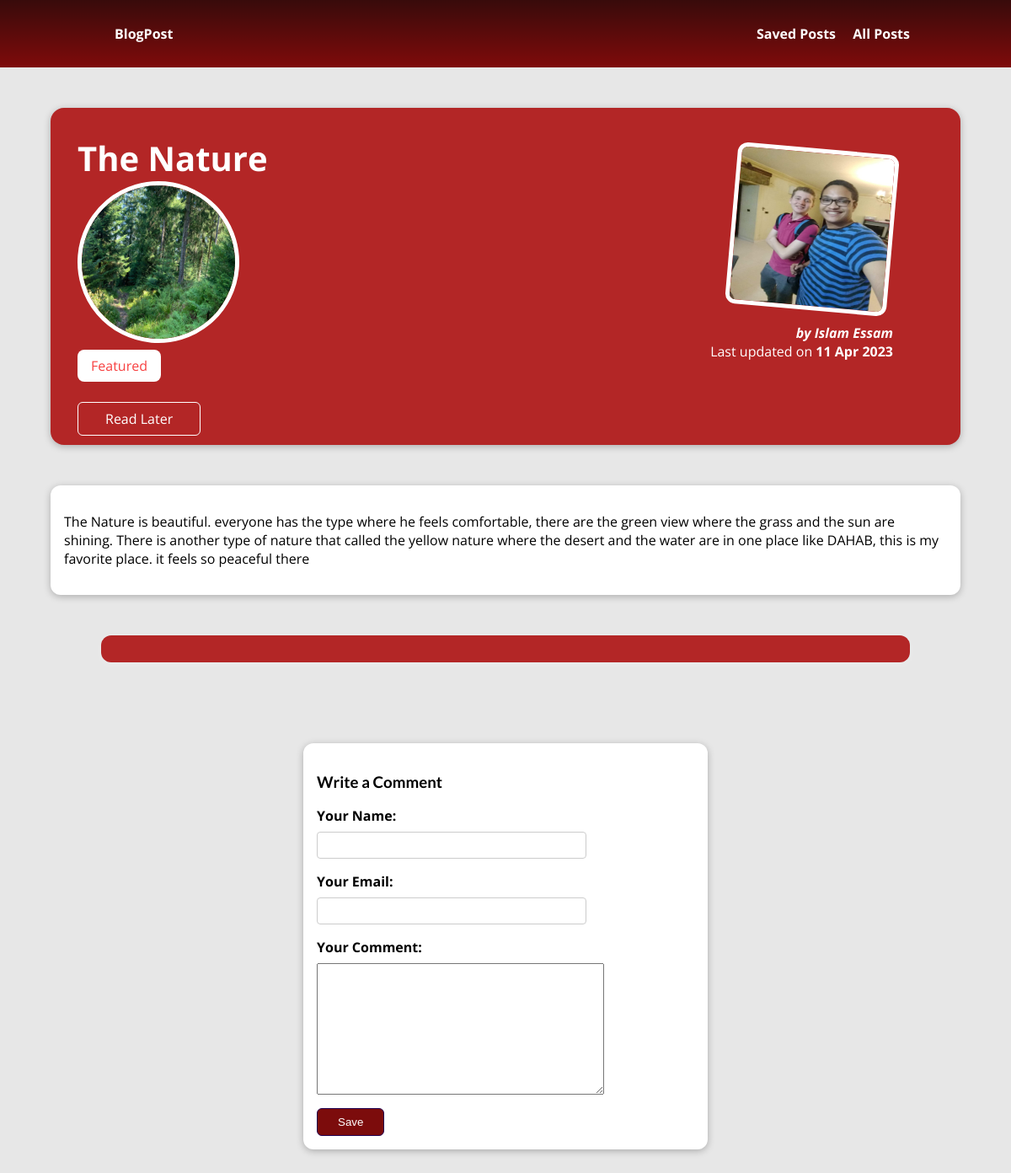
The app's page /the-nature with its own data.
### blogpost/models.py (models this page shows, shortened)
class Post(models.Model):
    author = models.ForeignKey(Author, on_delete=models.CASCADE)
    title = models.CharField(max_length=100)
    excerpt = models.CharField(max_length=200)
    image = models.ImageField(upload_to="post/", default="")
    content = models.TextField(validators=[MinLengthValidator(10)])
    time_posted = models.DateField()
    tag = models.ManyToManyField(Tag)
    slug = models.SlugField(default="", blank=True, null=False, db_index=True)

class Tag(models.Model):
    caption = models.CharField(max_length=12)

class Author(models.Model):
    first_name = models.CharField(max_length=100)
    last_name = models.CharField(max_length=100)
    email = models.EmailField(max_length=300)
    image = models.ImageField(upload_to="author/", default="")

### blogpost/views.py (the view, shortened to what this page needs)
# urls.py: path("<slug:slug>", views.post_detailView.as_view(), name="post-detail"),
class post_detailView(View):
    def is_stored_post(self, request, post_id):
        stored_posts = request.session.get("stored_posts")
        if stored_posts is not None:
            is_saved_for_later = post_id in stored_posts
        else:
            is_saved_for_later = False
        return is_saved_for_later
    def get(self, request, slug):
        post = Post.objects.get(slug=slug)
        context = {
            "post": post,
            "comment_form" : CommentForm(),
            "saved_for_later": self.is_stored_post(request, post.id)
        }
        return render(request, "blogpost/post_detail.html", context)

### blogpost/form.py
class CommentForm(forms.ModelForm):
    class Meta:
        model = Comment
        exclude = ['post']
        labels = {
            "user_name": "Your Name",
            "user_email": "Your Email",
            "text": "Your Comment"
        }

### blogpost/templates/blogpost/post_detail.html (shortened to what this page needs)
{% extends "blogpost/base.html" %}
{% load static %}
{% block css_files %}
<link rel="stylesheet" href="{%static "/blogpost/post_detail.css" %}"/>
{% endblock  %}
{% block content %}
<section id ="summary">
    <h4> {{ post.title }}</h4>
    <img id="postimg" src="{{post.image.url}}" />
    <div>
        {% for tag in post.tag.all %}
            <span class="tag">{{ tag.caption }}</span>
        {% endfor %}
    </div>
    <div id="read-later">
      <form action="{% url "read-later" %}" method="POST">
        <button>
          {% if saved_for_later %}
            Remove from Stored Posts
          {% else %}
            Read Later
          {% endif %}
        </button>
    </form>
    </div>
    <article>
        <img src="{{post.author.image.url}}"/>
        <address>by <a href="mailto: {{post.author.email}}">{{post.author.first_name}} {{post.author.last_name}} </a></address>
        <div>Last updated on <time>{{ post.time_posted|date:"d M Y" }}</time></div>
    </article>
</section>
<main>
  {{ post.content|linebreaks }}
</main>
<section id="comments">
</section>
<div>
    <form id="comment" action="{% url "post-detail" post.slug %}" method="POST">
        <h3>Write a Comment</h3>
        {% for field in comment_form %}
          <div class="form-control {% if field.errors %}errors{% endif %}">
            {{field.label_tag }}
            {{field}}
          </div>
        {% endfor %}
        <button>Save</button>
    </form>
  </div>
{% endblock %}

### blogpost/static/blogpost/app.css (style rules this page uses)
* { box-sizing: border-box; }
html { font-family: 'Open Sans', 'Lato', sans-serif; }
body { margin: 0; }
h1, h2, h3 { font-family: 'Lato', sans-serif; font-weight: bold; }

### blogpost/static/blogpost/post_detail.css (style rules this page uses)
body { background-color: #e7e7e7; }
#summary { margin: 8rem auto 3rem auto; padding: 2rem; width: 90%; max-width: 90rem; border-radius: 16px; background-color: #b32626; position: relative; box-shadow: 0 2px 8px rgba(0, 0, 0, 0.25); height: 25rem; }
#summary h4 { color: white; font-size: 2.5rem; margin-bottom: 0rem; margin-top: 0rem; }
#summary article { position: absolute; top: 2rem; right: 3rem; padding: 1rem 2rem; border-radius: 12px; text-align: right; color: white; }
#postimg { width: 12rem; height: 12rem; border-radius: 100px; transform: rotateZ(5deg); border: 5px solid white; margin-bottom: 1rem; }
#summary article img { width: 12rem; height: 12rem; border-radius: 12px; transform: rotateZ(5deg); border: 5px solid white; margin-bottom: 1rem; }
#summary address { font-weight: bold; }
#summary a { color: white; text-decoration: none; }
#summary time { font-weight: bold; }
main { width: 90%; max-width: 90rem; margin: 3rem auto; background-color: white; padding: 1rem; border-radius: 12px; box-shadow: 0 2px 8px rgba(0, 0, 0, 0.25); }
.tag { background-color: white; color: #f74040; padding: 0.5rem 1rem; border-radius: 8px; }
#comment { margin: 6rem auto; width: 90%; max-width: 30rem; padding: 1rem; border-radius: 12px; background-color: white; box-shadow: 0 2px 8px rgba(0, 0, 0, 0.26); }
button { cursor: pointer; padding: 0.5rem 1.5rem; border-radius: 6px; background-color: #7c0c0c; color: white; border: 1px solid #1f0050; }
.form-control { margin-bottom: 1rem; }
.form-control input { font: inherit; padding: 0.25rem; border-radius: 4px; border: 1px solid #ccc; display: block; width: 20rem; }
.form-control label { font-weight: bold; display: block; margin-bottom: 0.5rem; }
#comments { margin: 3rem auto; width: 90%; max-width: 60rem; border-radius: 12px; background-color: #b32626; box-shadow: 0 2px 8px rgba(255, 255, 255, 0.25); padding: 1rem 2rem; }
#read-later { margin: 2rem 0; }
#read-later button { background-color: transparent; border: 1px solid white; padding: 0.5rem 2rem; font: inherit; color: white; cursor: pointer; }

### records on screen
Post: title "The Nature", image (picture), author.image (picture), author.first_name "Islam", author.last_name "Essam", time_posted "11 Apr 2023", content "The Nature is beautiful. everyone has the type where he feels comfortable, there are the green view where the grass and the sun are shining. There is another type of nature that called the yellow nature where the desert and the water are in one place like DAHAB, this is my favorite place. it feels so peaceful there"
Tag: caption "Featured"

### other values on screen
{{ field.label_tag }} "Your Name:" "Your Email:" "Your Comment:"
